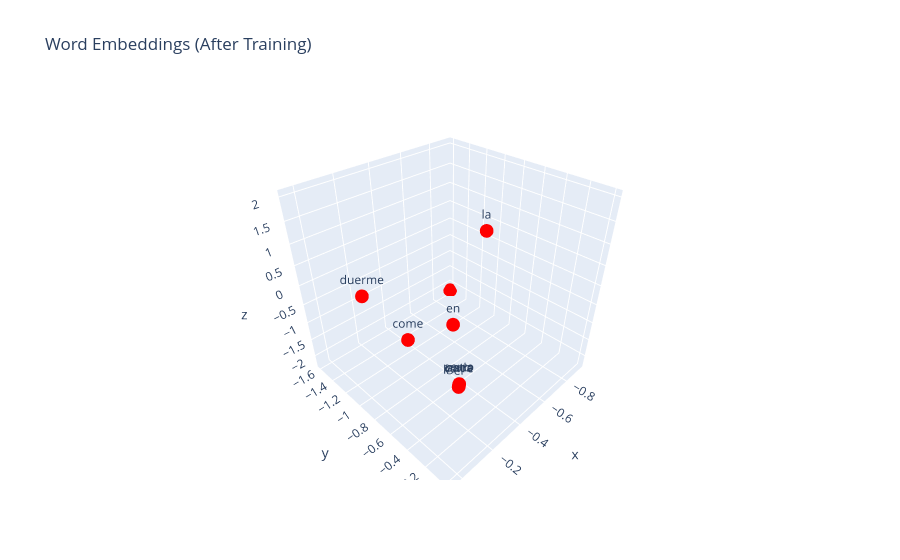

Notebook cell for this chart:
### Code cell
# Celda 7: Visualize trained embeddings (3D interactive!)
print("=== Trained Embeddings ===")

# Get trained embeddings
embeddings_trained = embedding_layer.weight.detach().numpy()

# Create DataFrame for Plotly
df_trained = pd.DataFrame(embeddings_trained, columns=['x', 'y', 'z'])
df_trained['word'] = vocab

# 3D scatter plot
fig = px.scatter_3d(df_trained, x='x', y='y', z='z', text='word',
                    title='Word Embeddings (After Training)')
fig.update_traces(marker=dict(size=8, color='red'), textposition='top center')
fig.show()

print("\n💡 Rotate the graph with your mouse to explore in 3D!")

### Figure 1 — Plotly figure (JSON) as saved in the notebook; plotly's stock layout.template omitted (floating-point values rounded to 4 significant figures)
{"data": [{"hovertemplate": "x=%{x}<br>y=%{y}<br>z=%{z}<br>word=%{text}<extra></extra>", "legendgroup": "", "marker": {"color": "red", "size": 8, "symbol": "circle"}, "mode": "markers+text", "name": "", "scene": "scene", "showlegend": false, "text": ["el", "la", "gato", "perro", "come", "duerme", "en", "casa", "corre", "nada"], "textposition": "top center", "type": "scatter3d", "x": [-0.0007906, -0.3216, -0.001302, -0.001842, 0.02148, 0.04296, -0.4623, -0.9245, -0.003148, -0.003811], "y": [-1.366e-05, -0.286, -2.289e-05, -3.113e-05, -0.4122, -0.8245, -0.7978, -1.596, -5.567e-05, -6.306e-05], "z": [0.01534, 2.001, 0.02524, 0.0355, 0.3894, 0.7787, -1.111, -2.221, 0.06241, 0.07244]}], "layout": {"legend": {"tracegroupgap": 0}, "scene": {"domain": {"x": [0, 1], "y": [0, 1]}, "xaxis": {"title": {"text": "x"}}, "yaxis": {"title": {"text": "y"}}, "zaxis": {"title": {"text": "z"}}}, "title": {"text": "Word Embeddings (After Training)"}}}
